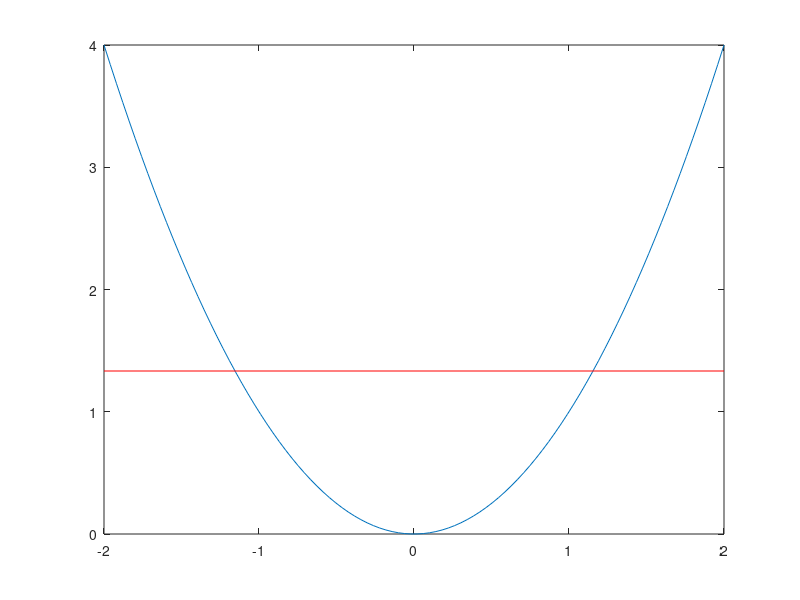

Write MATLAB code to recreate this figure.
%week06
close all;
f = @(x) x.^2;
A = (1/4)*integral(f, -2, 2)

% plot the graph and the average
x = linspace(-2, 2);
plot(x, f(x));
hold on;
plot([-2, 2], [A, A], 'r')
